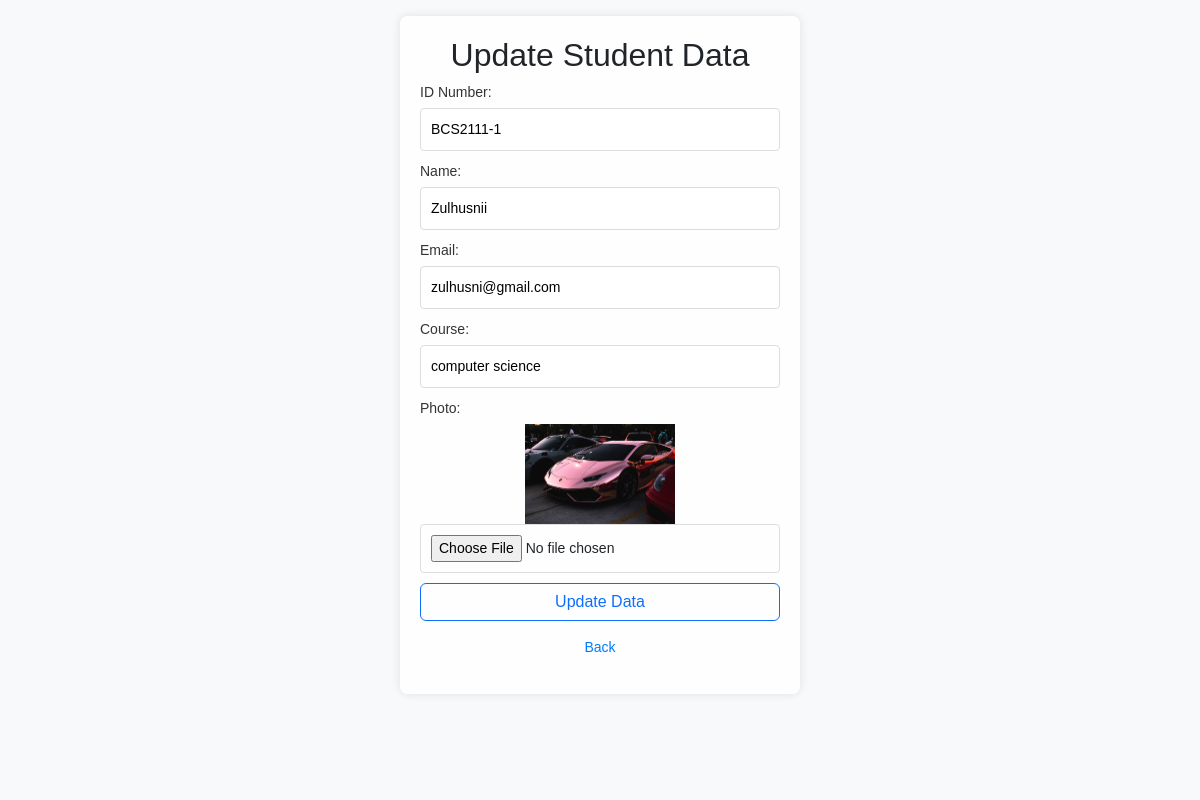
Page /edit.php?id=1 (signed in) on the committed database.
### tables this page shows
CREATE TABLE `mahasiswa` (
  `id` int(11) NOT NULL,
  `name` varchar(200) NOT NULL,
  `nrp` char(9) NOT NULL,
  `email` varchar(100) NOT NULL,
  `jurusan` varchar(100) NOT NULL,
  `gambar` varchar(100) NOT NULL
);

### functions.php (called while the page is built, shortened)
<?php
$conn = mysqli_connect("localhost", "root", "root", "phpdasar");
function query($query){
    global $conn;
    $result = mysqli_query($conn, $query);
    $rows = [];
    while ($row = mysqli_fetch_assoc($result)){
        $rows[] = $row;
    }
    return $rows;
}
?>

### edit.php (the view, shortened to what this page needs)
<?php
require 'functions.php';
$id = $_GET["id"];
$mhs = query("SELECT * FROM mahasiswa WHERE id = $id")[0];
?>
<!DOCTYPE html>
<html lang="en">
<head>
    <link href="https://cdn.jsdelivr.net/npm/bootstrap@5.3.2/dist/css/bootstrap.min.css" rel="stylesheet">
    <link rel="stylesheet" href="css/edit.css">
</head>
<body class="bg-light">
    <video src="vd/ocean.mp4" autoplay loop muted playsinline></video>
    <div class="container mt-3">
        <form action="" method="post" enctype="multipart/form-data">
        <h1 class="fs-2">Update Student Data</h1>
            <div class="form-group">
                <label for="nrp">ID Number:</label>
                <input type="text" name="nrp" id="nrp" value="<?= $mhs["nrp"]; ?>">
            </div>
            <div class="form-group">
                <label for="name">Name:</label>
                <input type="text" name="name" id="name" value="<?= $mhs["name"]; ?>">
            </div>
            <div class="form-group">
                <label for="email">Email:</label>
                <input type="text" name="email" id="email" value="<?= $mhs["email"]; ?>">
            </div>
            <div class="form-group">
                <label for="jurusan">Course:</label>
                <input type="text" name="jurusan" id="jurusan" value="<?= $mhs["jurusan"]; ?>">
            </div>
            <div class="form-group">
                <label for="gambar">Photo:</label>
                <center><img src="img/<?= $mhs['gambar']; ?>" width="150 pixels" height="100 pixels"></center>
                <input type="file" name="gambar" id="gambar">
            </div>
            <button type="submit" name="submit" class="btn btn-outline-primary">Update Data</button>
        <div class="text-center mt-3">
            <a href="index.php">Back</a>
        </div>
        </form>
    </div>
</body>
</html>

### css/edit.css (style rules this page uses)
body { margin: 0; padding: 0; font-family: "Arial", sans-serif; overflow: hidden; }
video { object-fit: cover; width: 100%; height: 100%; position: fixed; top: 0; left: 0; z-index: -1; }
.container { position: relative; z-index: 1; margin-top: 5%; }
form { background-color: rgba(255, 255, 255, 0.8); border-radius: 8px; padding: 20px; box-shadow: 0 0 10px rgba(0, 0, 0, 0.1); max-width: 400px; width: 90%; margin: auto; }
h1 { text-align: center; }
label { display: block; font-size: 14px; color: #333; margin-bottom: 5px; }
input { width: 100%; padding: 10px; border: 1px solid #ddd; border-radius: 4px; box-sizing: border-box; font-size: 14px; margin-bottom: 10px; }
button { background-color: #007bff; color: #fff; padding: 10px 15px; border: none; border-radius: 4px; cursor: pointer; font-size: 16px; width: 100%; }
a { display: block; margin-top: 10px; color: #007bff; text-decoration: none; font-size: 14px; text-align: center; }

### rows in the picture
mahasiswa: nrp "BCS2111-1", name "Zulhusnii", email "zulhusni@gmail.com", jurusan "computer science", gambar (picture)
